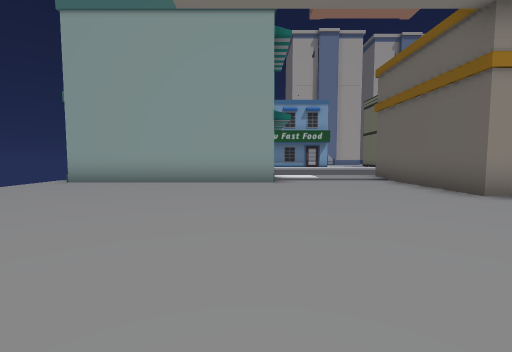
[1] (above)

23 first-person views from a walk through a 3-D level made in the Unity game engine. The camera is 1.3 m above the floor, tilts 4° down and sees 90° across. The floor is counted in squares, 2 m on a side. Each view is taken from the middle of a square. On the plan, view 1 faces up. The plan holds only what a view shows up to about 9 squares ahead; the rest is blank. The place goes on beyond the plan. Some animated figures are not drawn.

[2]
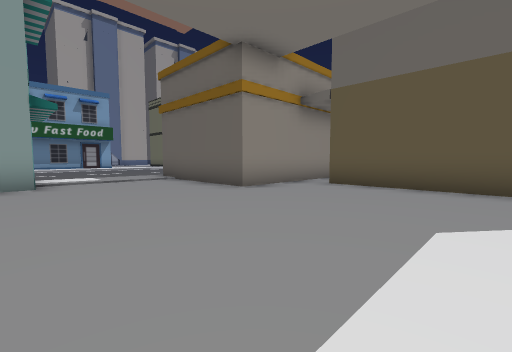

[3]
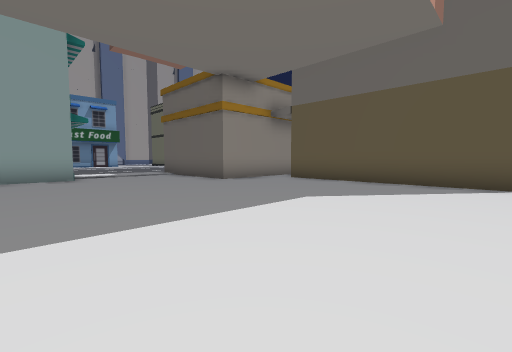

[4]
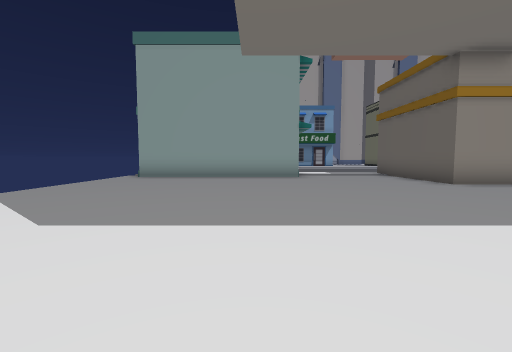

[5]
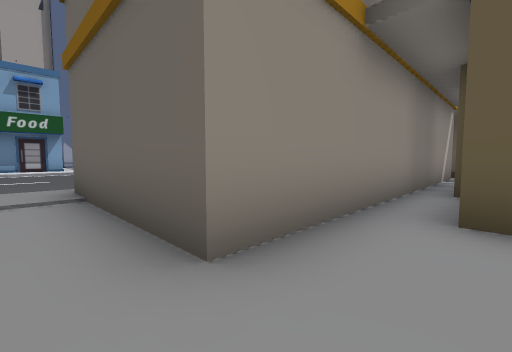

[6]
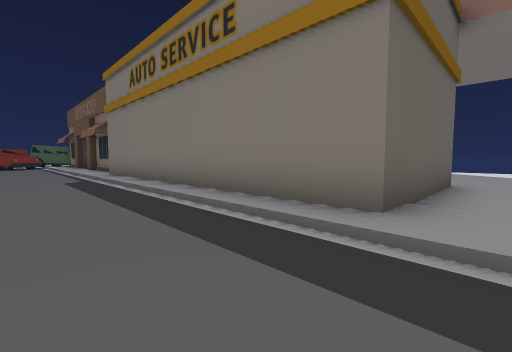

[7]
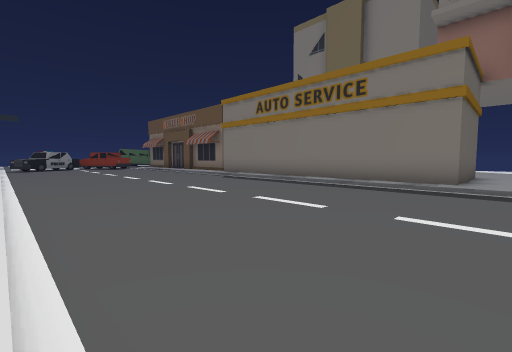

[8]
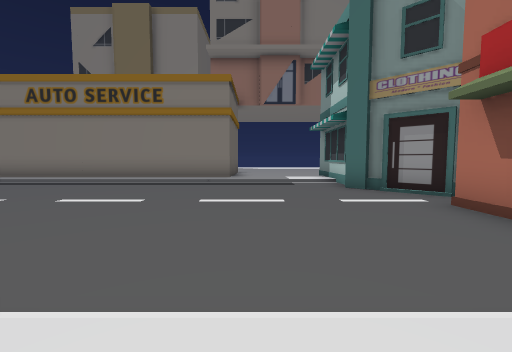

[9]
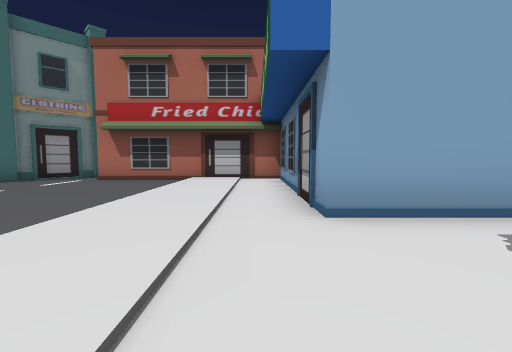

[10]
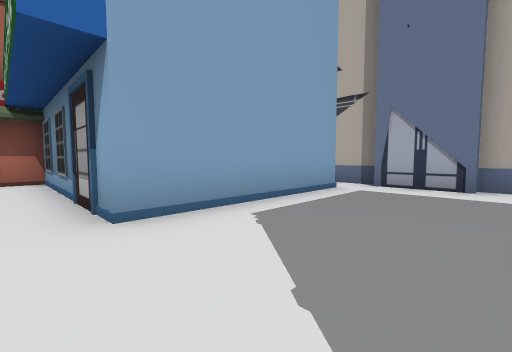

[11]
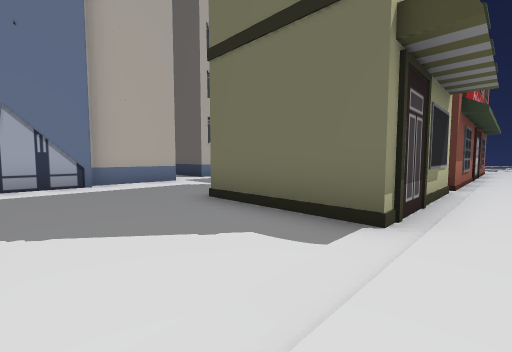

[12]
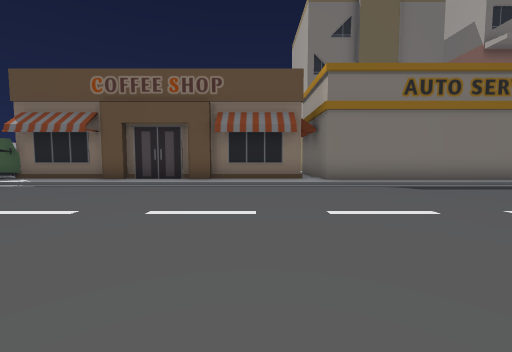

[13]
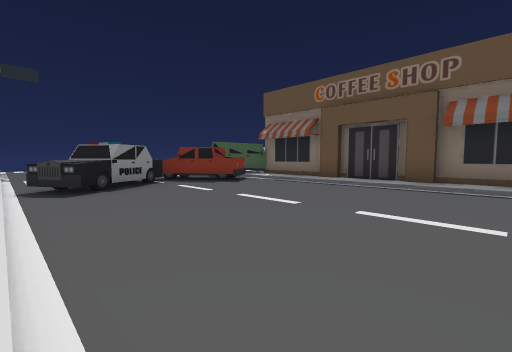

[14]
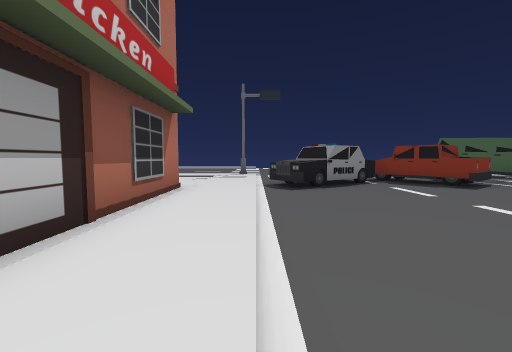

[15]
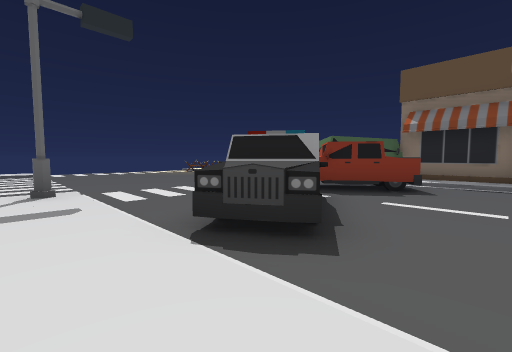

[16]
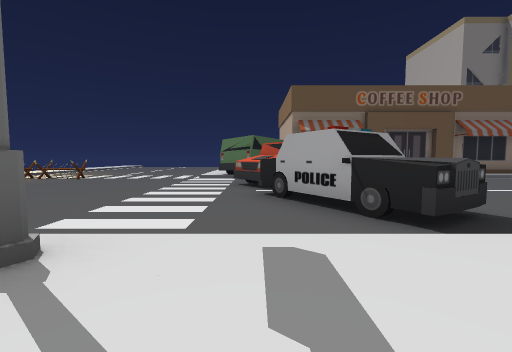

[17]
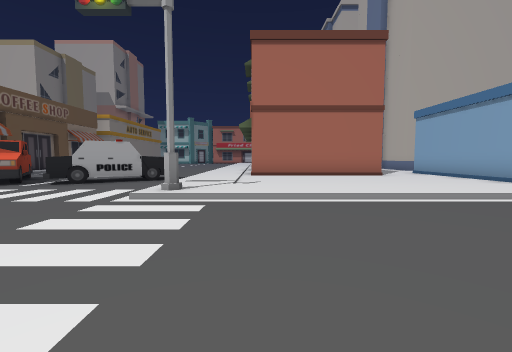

[18]
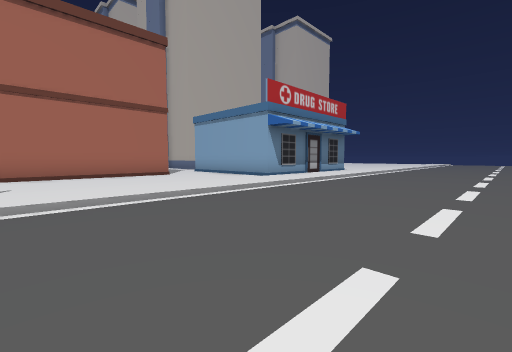

[19]
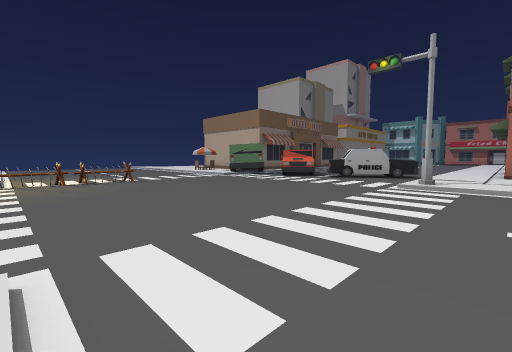

[20]
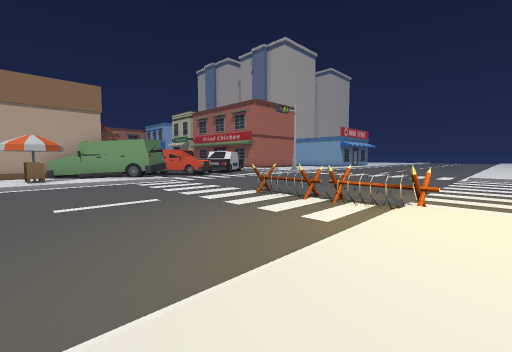

[21]
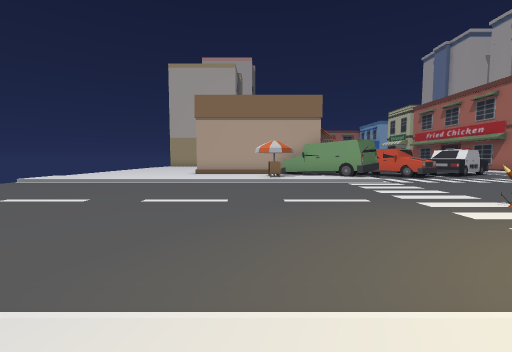

[22]
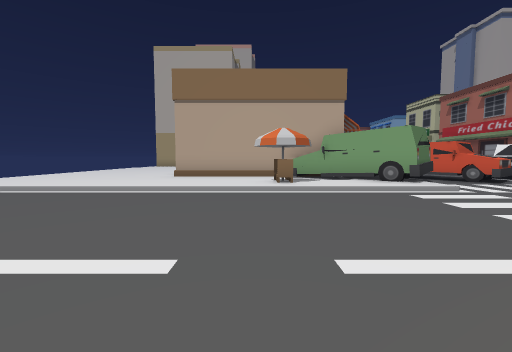

[23]
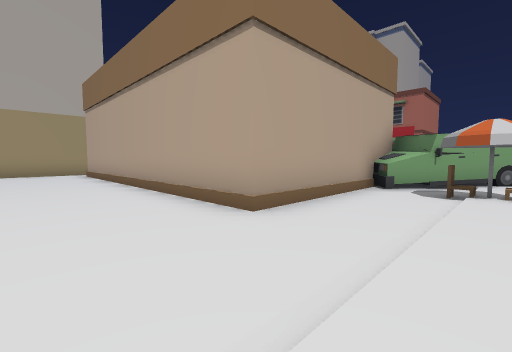

### Floor plan
Key: @ floor where view 1 was taken; # wall or solid block; . floor; / step, stairs or slope; B building; C car; T truck; A barrier; H chair; O other object.
Columns run from 5 left of view 1 to 34 right of it. Each row starts with its distance up from view 1.
 27                                /....
 26                                /....
 25           B  BBB.         ####./....
 24           BBB....         ...../....
 23           B.....          ...../....
 22           B.....          #..../....
 21           B...B           #..../....
 20           B...B           #..../....
 19     ##BBBBB...B           #..../....
 18     #.........BBBB#########..../....../
 17     #.........................OO....../.
 16     #.//////////////////////////......//
 15     ##.....................C............
 14     ##.....................CC...........
 13     #.......................CC..........
 12     B........................T..........
 11     BB.....................TTT..........
 10      B.....................TT...........
  9      B///////////////////////OO/...AAAA/
  8      B...BBBBBBBBBB./.###.##OO./....../.
  7 BBBBBB...B        B#### ####OO./....../.
  6 .........B                 #O.H/....../.
  5 .........B BBBBBBBB        #..H/....../.
  4 ..................         #.../....../
  3 ...........BBBBB    ########.../....../
  2 ...........B       ............/.....
  1  ..........B     B............./....
  0   ...@.....B     B............./...
 -1   .........B               ..../..
 -2     .......B               ..../.

Positions as (right, up) in squares from view 1, and headings:
1: (0, 0), facing up
2: (0, 0), facing up-right
3: (-1, -2), facing up-right
4: (-1, -2), facing up
5: (3, 3), facing up-right
6: (3, 11), facing down-right
7: (3, 16), facing down-right
8: (3, 17), facing down
9: (8, 18), facing left
10: (8, 18), facing up-left
11: (6, 17), facing up-right
12: (15, 16), facing down
13: (15, 16), facing down-right
14: (15, 16), facing right
15: (20, 17), facing down-right
16: (24, 18), facing down
17: (30, 18), facing left
18: (30, 18), facing up-left
19: (33, 18), facing down-left
20: (34, 5), facing up-left
21: (34, 5), facing left
22: (31, 5), facing left
23: (25, 0), facing up-left
